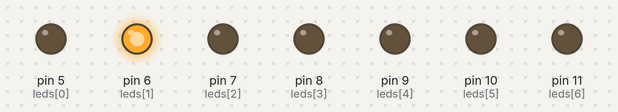
A sketch run on a simulated Arduino Uno, built with avr-gcc and run on an emulated ATmega328P. On the bench: output pins drawn as LEDs (lit = HIGH).

Above: at 0.1 s.
At 0.46 s:
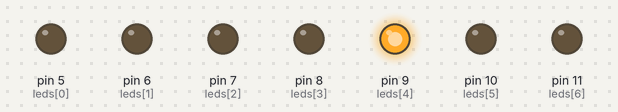
At 0.72 s:
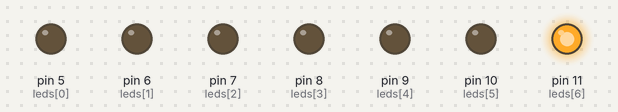
At 1.3 s:
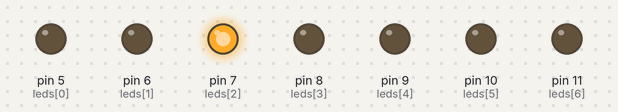
At 2.02 s:
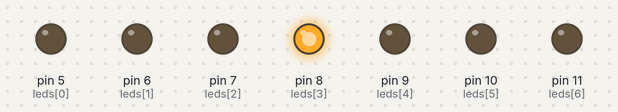
At 3.24 s:
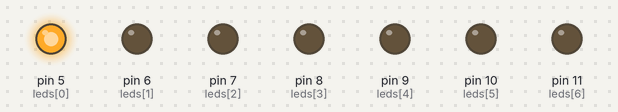
Timing chart, 0 to 3.9 s (numbered marks = the images above):
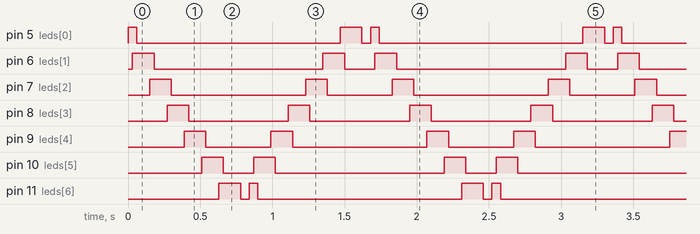

Measured:
- by itself, pin 5 (leds[0]): repeats every 1.7 s: LOW 1.4 s, HIGH 0.15 s, LOW 0.06 s, HIGH 0.06 s
- by itself, pin 6 (leds[1]): repeats every 1.7 s: LOW 1.2 s, HIGH 0.15 s, LOW 0.21 s, HIGH 0.15 s
- by itself, pin 7 (leds[2]): repeats every 1.7 s: LOW 0.93 s, HIGH 0.15 s, LOW 0.45 s, HIGH 0.15 s
- by itself, pin 8 (leds[3]): alternates HIGH for 0.15 s and LOW for 0.69 s
- by itself, pin 9 (leds[4]): repeats every 1.7 s: LOW 0.45 s, HIGH 0.15 s, LOW 0.93 s, HIGH 0.15 s
- by itself, pin 10 (leds[5]): repeats every 1.7 s: LOW 0.21 s, HIGH 0.15 s, LOW 1.2 s, HIGH 0.15 s
- by itself, pin 11 (leds[6]): repeats every 1.7 s: LOW 0.06 s, HIGH 0.06 s, LOW 1.4 s, HIGH 0.15 s

The sketch:

ejercicio1_alternativa.ino
```cpp
/*
 * EJERCICIO NO.1 ALTERNATIVA A LA SOLUCION PLANTEADA
 */
int leds[]={5,6,7,8,9,10,11}; //uso del arreglo para los leds
int n=0;
int tiempo=30;
void setup() {
  // put your setup code here, to run once:
  for(n=0;n<7;n++)
  {
    pinMode(leds[n],OUTPUT);// cargamos como salida los pines
  }
}

void loop() {
  // put your main code here, to run repeatedly:
  for(n=0;n<7;n++)//se mejora esteticamente el encendido de los leds
  {
    digitalWrite(leds[n],HIGH);//prendes dos leds en cada iteracion
    delay(tiempo);
    digitalWrite(leds[n+1],HIGH);
    delay(tiempo);
    digitalWrite(leds[n],LOW);
    delay(tiempo*2);
  }
  for(n=6;n>=0;n--)
  {
    digitalWrite(leds[n],HIGH);//prendes dos leds en cada iteracion
    delay(tiempo);
    digitalWrite(leds[n-1],HIGH);
    delay(tiempo),
    digitalWrite(leds[n],LOW);
    delay(tiempo*2);
  }
}
```
